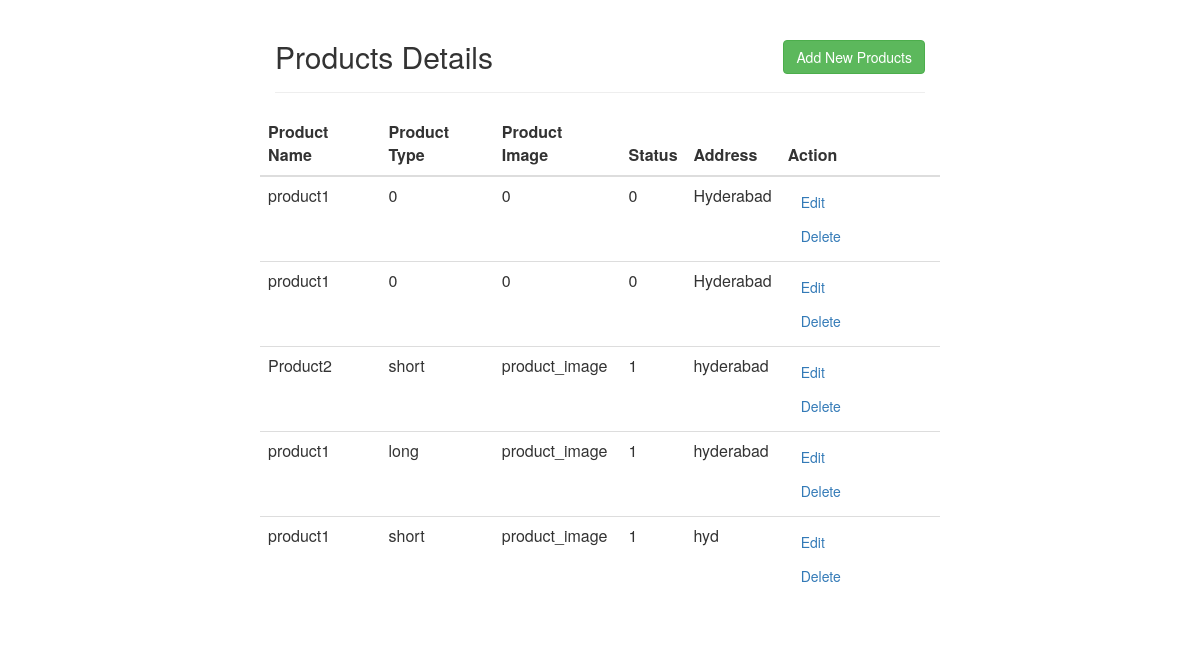
The page / on the database its author committed.
### tables this page shows
CREATE TABLE `products` (
  `product_id` int(255) UNSIGNED NOT NULL,
  `product_name` varchar(255) NOT NULL,
  `product_type` varchar(255) NOT NULL,
  `product_image` varchar(255) NOT NULL,
  `status` varchar(20) NOT NULL,
  `adress` varchar(255) NOT NULL
);

### index.php (the view, shortened to what this page needs)
<html lang="en">
<head>
    <link rel="stylesheet" href="https://maxcdn.bootstrapcdn.com/bootstrap/3.3.7/css/bootstrap.css">
</head>
<body>
    <div class="wrapper">
        <div class="container-fluid">
            <div class="row">
                <div class="col-md-16">
                    <div class="page-header clearfix">
                        <h2 class="pull-left">Products Details</h2>
                        <a href="create.html" class="btn btn-success pull-right">Add New Products</a>
                  </div>
                  <?php require_once 'process.php' ?>
                            <?php
                            $mysqli = new mysqli('localhost', 'root', '', 'products') or die(mysqli_error($mysqli));
                            $result = $mysqli->query("SELECT * FROM products") or die($mysqli->error);
                            ?>
                            <div class="row justify-content-center">
                                <table class="table">
                                    <thead>
                                        <tr>
                                            <th>Product Name</th>
                                            <th>Product Type</th>
                                            <th>Product Image</th>
                                            <th>Status</th>
                                            <th>Address</th>
                                            <th colspan="2">Action</th>
                                        </tr>
                                        <?php while ($row = $result->fetch_assoc()): ?>
                                        <tr>
                                            <td><?php echo $row['product_name']; ?></td>
                                            <td><?php echo $row['product_type']; ?></td>
                                            <td><?php echo $row['product_image']; ?></td>
                                            <td><?php echo $row['status']; ?></td>
                                            <td><?php echo $row['adress']; ?></td>
                                            <td>
                                                <a href="index.php?edit=<?php echo $row['product_id']; ?>" class="btn btn-link">Edit</a>
                                                <a href="process.php?delete=<?php echo $row['product_id']; ?>" class="btn btn-link">Delete</a>
                                            </td>
                                        </tr>
                                        <?php endwhile; ?>
                                    </thead>
                                </table>
                            </div>
            </div>
        </div>
    </div>
</body>
</html>

### index.php (style rules this page uses)
.wrapper { width: 650px; margin: 0 auto; }
.page-header h2 { margin-top: 0; }
table tr td:last-child a { margin-right: 15px; }

### rows shown on the page
products: product_name "product1", product_type "0", product_image "0", status "0", adress "Hyderabad"
products: product_name "product1", product_type "0", product_image "0", status "0", adress "Hyderabad"
products: product_name "Product2", product_type "short", product_image "product_image", status "1", adress "hyderabad"
products: product_name "product1", product_type "long", product_image "product_image", status "1", adress "hyderabad"
products: product_name "product1", product_type "short", product_image "product_image", status "1", adress "hyd"
